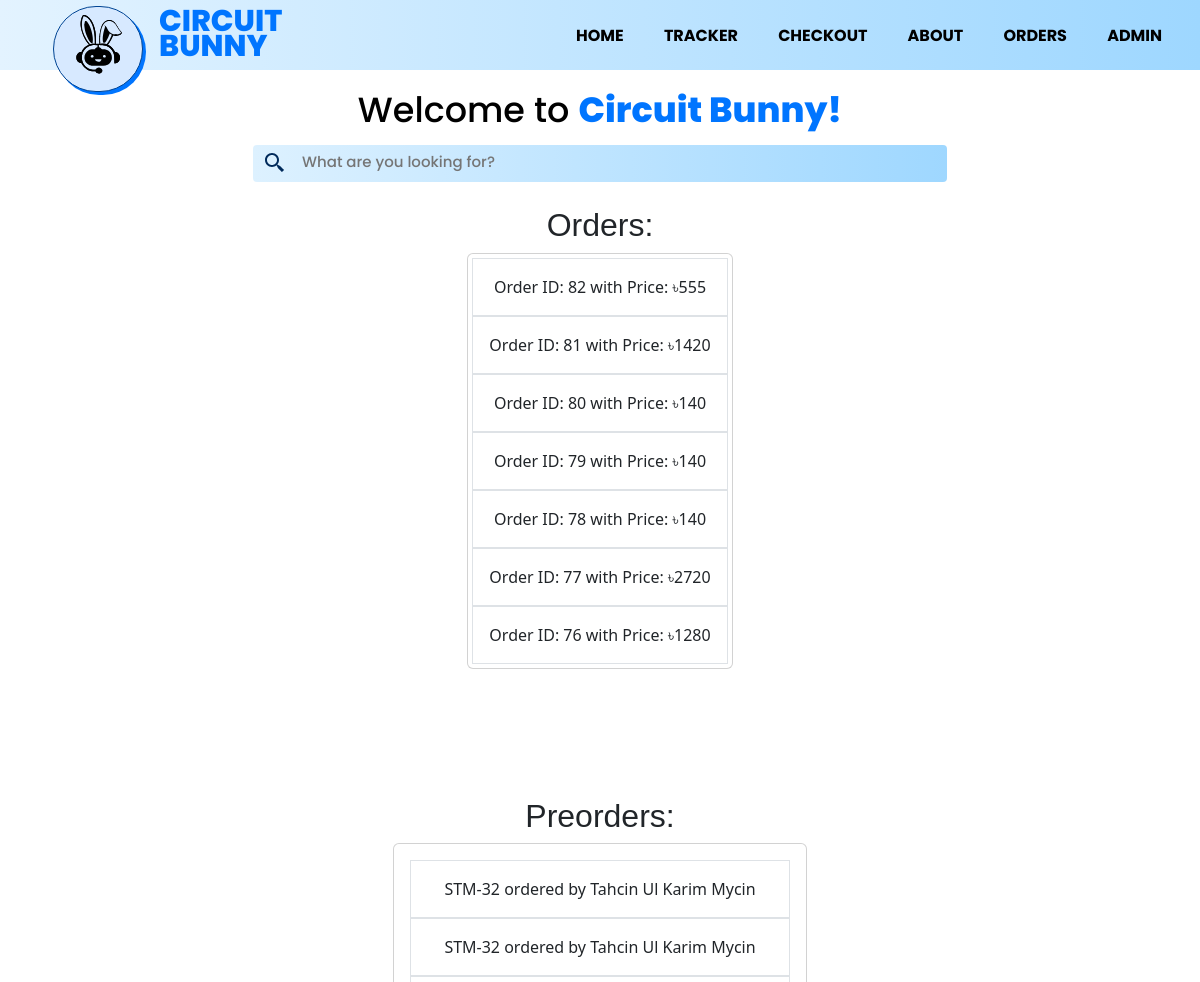
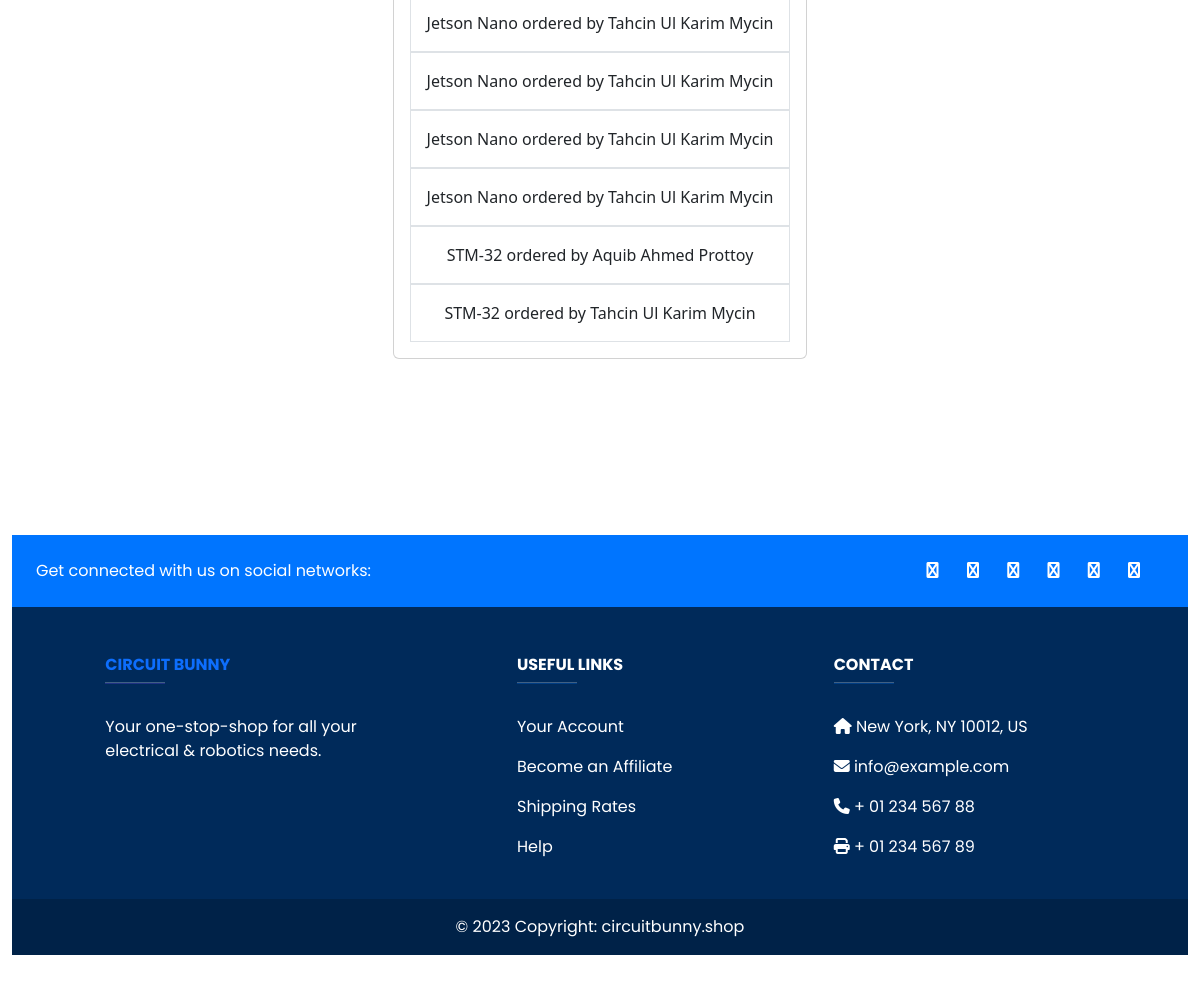
Page /order (signed in) on the committed database (2 pictures, top to bottom).
### shop/models.py (models this page shows, shortened)
class Order(models.Model):
    id = models.AutoField(primary_key=True)
    items = models.CharField(max_length=5000)
    Full_name = models.CharField(max_length=250)
    Address = models.CharField(max_length=250)
    Email = models.EmailField(max_length=254)
    Phone_number = models.CharField(max_length=15)
    TotalPrice = models.IntegerField(default=0)

class Preorder(models.Model):
    id = models.AutoField(primary_key=True)
    Name = models.CharField(max_length=250)
    Full_name = models.CharField(max_length=250)
    Address = models.CharField(max_length=250)
    Email = models.EmailField(max_length=254)
    Phone_number = models.CharField(max_length=15)

### shop/views.py (the view)
# urls.py: path("order", views.orders, name="orders"),
def orders(request):
    items = Preorder.objects.all()[::-1]
    orders = Order.objects.all()[::-1]
    if request.user.is_authenticated and request.user.is_staff:
        form, query, products = formEvent(request)
        context = {
            "items":  items,
            "orders": orders,
            "form": form,
            "query": query,
            "products": products
        }
        return render(request, "orders.html", context)
    else:
        return HttpResponse('You don\'t the permission to access this page <a href="/admin" target="_blank">Sign in</a>')

### shop/form.py
class SearchForm(forms.Form):
    query = forms.CharField(label="", max_length=255, required=False, widget=forms.TextInput(attrs={'placeholder': 'What are you looking for?', 'class': "search_box_text"}, ))

### shop/form.py (called while the page is built)
def formEvent(request):
    form = SearchForm(request.GET)
    query = request.GET.get('query', '')
    if query:
        products = Item.objects.filter(Title__icontains=query)
    else:
        products = Item.objects.all()
    return form, query, products

### shop/templates/orders.html (shortened to what this page needs)
{% extends "base.html" %}
{% block content %}
<div class="container d-flex align-items-center justify-content-center">
  <div class="text-center border-black">
    <h2 class="border-black" style="font-family:Verdana, Geneva, Tahoma, sans-serif;">Orders:</h2>
    <div class="card" style="width: absolute;">
        <ul class="list-group list-group-flush p-1">
        {% for order in orders %}
            <a href="{% url 'orderdetails' order.id %}"><li class="list-group-item p-3">Order ID: {{order.id}} with Price: ৳{{order.TotalPrice}}</li>
            </a>
          {% endfor %}
        </ul>
      </div>
</div>
</div>
<div class="container d-flex align-items-center justify-content-center vh-100">
    <div class="text-center border-black">
        <h2 class="border-black" style="font-family:Verdana, Geneva, Tahoma, sans-serif;">Preorders:</h2>
        <div class="card" style="width: absolute;">
            <ul class="list-group list-group-flush p-3">
            {% for item in items %}
                <a href="{% url 'preorderdetails' item.id %}"><li class="list-group-item p-3">{{item.Name}} ordered by {{item.Full_name}}</li>
                </a>
              {% endfor %}
            </ul>
          </div>
    </div>
</div>
{% endblock content %}

### shop/templates/base.html (shortened to what this page needs)
<!DOCTYPE html>
<html lang="en">
<head>
    {% load static %}
    <link rel="stylesheet" href="{% static 'css/base.css' %}">
    <link rel="stylesheet" href="https://cdnjs.cloudflare.com/ajax/libs/font-awesome/4.7.0/css/font-awesome.min.css">
    <link rel="stylesheet" href="https://cdnjs.cloudflare.com/ajax/libs/font-awesome/6.1.1/css/all.min.css" />
    <link href="https://cdn.jsdelivr.net/npm/bootstrap@5.3.2/dist/css/bootstrap.min.css" rel="stylesheet"
>
    {% load static %}
</head>
<body>
    <nav>
		<a href="/">
        <div class="logo">
            <div class="logo_container">
			</div>
            <div class="logo_text">
                <h1 class="logo_text_h1">CIRCUIT<br>BUNNY</br></h1>
            </div>
        </div>
		</a>
        <ul>
            <li><a href="/">Home</a></li>
            <li><a href="/tracker">Tracker</a></li>
            <li><a href="/checkout">Checkout</a></li>
            <li><a href="/about">About</a></li>
            {% if request.user.is_superuser %}
              <li>
                <a href="/order">Orders</a>
              </li>
              {% else %}
              <li>
                <a href="/admin" target="_blank">Login</a>
              </li>
              {% endif %}
              {% if request.user.is_superuser %}
              <li>
                <a href="/admin" target="_blank">Admin</a>
              </li>
              {% endif %}
        </ul>
    </nav>
    <section class="container-fluid mb-4">
        <h1 class="welcome_text">Welcome to <a href="/"><span>Circuit Bunny!</span></a></h1>
        <form method="get" action="{% url 'Search' %}"  role="search">
        <div class="search_box">
            <div class="search_box_bg">
                <div class="search_box_elements">
                    <div class="search_box_text">
                        {{ form }}
                    </div>
                </div>
            </form>
    </section>
    {% block content  %}{% endblock content  %}
    <div class="container-fluid footer">
        <div class="my-5">
            <footer class="text-center text-lg-start text-white" style="background-color: #002A5A">
                <section class="d-flex justify-content-between p-4" style="background-color: #0075FF">
                    <div class="me-5">
                        <span>Get connected with us on social networks:</span>
                    </div>
                    <div>
                        <a href="" class="text-white me-4">
                            <i class="fa fa-facebook-f"></i>
                        </a>
                        <a href="" class="text-white me-4">
                            <i class="fa fa-twitter"></i>
                        </a>
                        <a href="" class="text-white me-4">
                            <i class="fa fa-google"></i>
                        </a>
                        <a href="" class="text-white me-4">
                            <i class="fa fa-instagram"></i>
                        </a>
                        <a href="" class="text-white me-4">
                            <i class="fa fa-linkedin"></i>
                        </a>
                        <a href="" class="text-white me-4">
                            <i class="fa fa-github"></i>
                        </a>
                    </div>
                </section>
                <section class="">
                    <div class="container text-center text-md-start mt-5">
                        <div class="row mt-3">
                            <div class="col-md-3 col-lg-4 col-xl-3 mx-auto mb-4">
                                <a href="/">
								<h6 class="text-uppercase fw-bold">CIRCUIT BUNNY</h6>
								</a>
                                <hr class="mb-4 mt-0 d-inline-block mx-auto"
                                    style="width: 60px; background-color: #7c4dff; height: 2px" />
                                <p>
                                    Your one-stop-shop for all your electrical & robotics needs.
                                </p>
                            </div>
                            <div class="col-md-3 col-lg-2 col-xl-2 mx-auto mb-4">
                                <h6 class="text-uppercase fw-bold">Useful links</h6>
                                <hr class="mb-4 mt-0 d-inline-block mx-auto"
                                    style="width: 60px; background-color: #0075FF; height: 2px" />
                                <p>
                                    <a href="#!" class="text-white">Your Account</a>
                                </p>
                                <p>
                                    <a href="#!" class="text-white">Become an Affiliate</a>
                                </p>
                                <p>
                                    <a href="#!" class="text-white">Shipping Rates</a>
                                </p>
                                <p>
                                    <a href="#!" class="text-white">Help</a>
                                </p>
                            </div>
                            <div class="col-md-4 col-lg-3 col-xl-3 mx-auto mb-md-0 mb-4">
                                <h6 class="text-uppercase fw-bold">Contact</h6>
                                <hr class="mb-4 mt-0 d-inline-block mx-auto"
                                    style="width: 60px; background-color: #0075FF; height: 2px" />
                                <p><i class="fa fa-home mr-3"></i> New York, NY 10012, US</p>
                                <p><i class="fa fa-envelope mr-3"></i> info@example.com</p>
                                <p><i class="fa fa-phone mr-3"></i> + 01 234 567 88</p>
                                <p><i class="fa fa-print mr-3"></i> + 01 234 567 89</p>
                            </div>
                        </div>
                    </div>
                </section>
                <div class="text-center p-3" style="background-color: rgba(0, 0, 0, 0.2)">
                    © 2023 Copyright:
                    <a class="text-white" href="https://circuitbunny.shop/">circuitbunny.shop</a>
                </div>
            </footer>
        </div>
    </div>
  {% load static %}
  {% load static %}
</body>
</html>

### shop/static/css/base.css (style rules this page uses)
* { margin: 0; padding: 0; text-decoration: none; list-style: none; box-sizing: border-box; }
body { font-family: 'Poppins', sans-serif; }
nav { background: linear-gradient(270deg, #9ED7FF 0%, #E3F3FF 100%); ; height: 70px; }
.logo { height: 70px; display: inline-flex; z-index: +2; }
.logo_container { position: relative; width: 90px; height: 86px; flex-shrink: 0; border-radius: 45px; border: 1.5px solid #004493; background: #D7E9FF; box-shadow: 3px 3px 0px 0px #0075FF; margin-left: 53px; margin-top: 6px; }
.logo_svg { width: 46px; height: 59.137px; flex-shrink: 0; position: absolute; margin-left: 22px; margin-top: 8.12px; }
.logo_text_h1 { color: var(--Primary, #0075FF); font-family: Poppins; font-size: 30px; font-style: normal; font-weight: 800; line-height: 84.75%; }
.logo_text { margin-left: 16px; margin-top: 9px; }
nav ul { float: right; margin-right: 20px; }
nav ul li { display: inline-block; line-height: 70px; margin: 0 5px; }
nav ul li a { color: black; text-transform: uppercase; font-weight: 700; padding: 7px 13px; border-radius: 4px; text-decoration: none; font-family: 'Poppins'; }
.welcome_text { color: #000; text-align: center; font-family: 'Poppins'; font-size: 35px; font-style: normal; font-weight: 500; line-height: 84.75%; width: 100%; margin-top: 25px; }
.welcome_text span { color: #0075FF; font-family: 'Poppins'; font-size: 35px; font-style: normal; font-weight: 800; line-height: 84.75%; margin-top: 25px; }
.container { width: 100%; height: auto; }
.search_box_bg { width: 694px; height: 37px; margin: auto; margin-top: 21px; flex-shrink: 0; border-radius: 4px; background: linear-gradient(90deg, #DDF1FF 0%, #9ED7FF 101.02%); }
.search_box_elements { display: inline-flex; }
.search_box_icon { width: 24px; height: 24px; flex-shrink: 0; margin-left: 10px; margin-top: 6px; }
.search_box_text input { color: #4E8ED9; font-family: 'Poppins'; font-size: 15px; font-style: normal; font-weight: 500; line-height: 84.75%; height: 2rem; outline: none; color: black; margin-left: 15px; background: transparent; border-style: none; width: 40vw; }
.footer { font-family: 'Poppins'; }
a:link { text-decoration: none; }

### rows in the picture
Order: id "82", TotalPrice "555"
Order: id "81", TotalPrice "1420"
Order: id "80", TotalPrice "140"
Order: id "79", TotalPrice "140"
Order: id "78", TotalPrice "140"
Order: id "77", TotalPrice "2720"
Order: id "76", TotalPrice "1280"
Preorder: Name "STM-32", Full_name "Tahcin Ul Karim Mycin"
Preorder: Name "STM-32", Full_name "Tahcin Ul Karim Mycin"
Preorder: Name "Jetson Nano", Full_name "Tahcin Ul Karim Mycin"
Preorder: Name "Jetson Nano", Full_name "Tahcin Ul Karim Mycin"
Preorder: Name "Jetson Nano", Full_name "Tahcin Ul Karim Mycin"
Preorder: Name "Jetson Nano", Full_name "Tahcin Ul Karim Mycin"
Preorder: Name "STM-32", Full_name "Aquib Ahmed Prottoy"
Preorder: Name "STM-32", Full_name "Tahcin Ul Karim Mycin"
